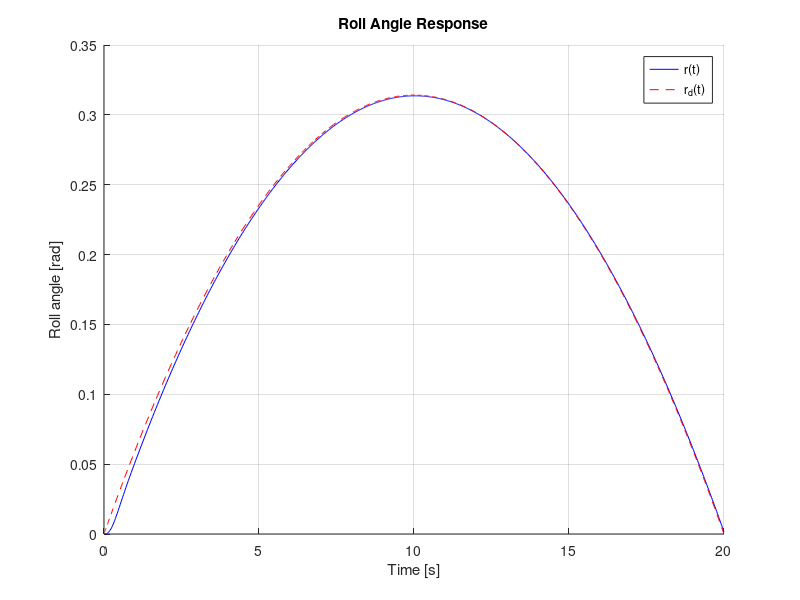

The MATLAB script that drew this image: (Note: a time limit stopped this script after it produced the figure.)
clc, clearvars, close all;

addpath('utils\');
outputDir = fullfile('..', 'plot');

% Check if the output directory exists, if not, create it
if ~exist(outputDir, 'dir')
    mkdir(outputDir);
end

a1 = 1.315;
a2 = 0.725;
a3 = 0.225;
b  = 1.175;

%% Feedback controller design

phi_0 = 0.4;
phi_inf = 0.05;
lambda = 0.4;
rho = 0.5;
k1 = 1.2;
k2 = 2.0;

T_0 = 20;

T = @(z) log((1 + z) / (1 - z));
phi = @(t) (phi_0 - phi_inf) * exp(-lambda * t) + phi_inf;
rd = @(t)(-pi / 1000) * t.^2 + (pi / 50) * t;  % desired trajectory
z1 = @(t, x) (x(1) - rd(t)) / phi(t);
alpha = @(t, x) -k1 * T(z1(t, x));
z2 = @(t, x) (x(2) - alpha(t, x)) / rho;
u = @(t, x) -k2 * T(z2(t, x));

x_0 = [0; 0];
odefun = @(t, x) [x(2); -a1 * x(2) - a2 * sin(x(1)) + a3 * x(2)^2 * sin(2 * x(1)) + b * u(t, x)];
[t, x] = ode45(odefun, [0, T_0], x_0);
r = x(:,1);
r_dot = x(:,2);

% Plot
figure;
grid on; hold on;
plot(t, r, 'b');
plot(t, rd(t), '--r');
xlabel('Time [s]'); ylabel('Roll angle [rad]');
legend('r(t)', 'r_d(t)');
title('Roll Angle Response');
filePath = fullfile(outputDir, 'task2_roll_angle_response.pdf');
exportgraphics(gcf, filePath, 'ContentType', 'vector');

figure;
grid on; hold on;
plot(t, abs(r - rd(t)), 'b');
plot(t, phi(t), '--r');
xlabel('t');
legend({'$|r(t) - r_d(t)|$', '$\phi(t)$'}, 'Interpreter', 'latex');
title('Position Tracking Accuracy');
filePath = fullfile(outputDir, 'task2_position_tracking_accuracy.pdf');
exportgraphics(gcf, filePath, 'ContentType', 'vector');

N = length(t);
alpha_values = NaN(N, 1);
for i = 1:N
    alpha_values(i) = alpha(t(i), x(i,:)');
end

figure;
grid on; hold on;
plot(t, abs(r_dot - alpha_values), 'b');
plot(t, rho * ones(size(t)), '--r');
xlabel('t');
legend({'$|\dot{r}(t) - \alpha(t)|$', '$\rho$'}, 'Interpreter', 'latex');
title('Velocity Tracking Accuracy');
filePath = fullfile(outputDir, 'task2_velocity_tracking_accuracy.pdf');
exportgraphics(gcf, filePath, 'ContentType', 'vector');

M = 5;
phi_inf_values = linspace(0.1 * phi_0, 0.9 * phi_0, M);
r_error = NaN(N, M);
labels = cell(1, M);
for i = 1:M

    phi_inf = phi_inf_values(i);
    labels{i} = ['$\phi_{\infty} = $' num2str(phi_inf)];

    T = @(z) log((1 + z) / (1 - z));
    phi = @(t) (phi_0 - phi_inf) * exp(-lambda * t) + phi_inf;
    rd = @(t)(-pi / 1000) * t.^2 + (pi / 50) * t;  % desired trajectory
    z1 = @(t, x) (x(1) - rd(t)) / phi(t);
    alpha = @(t, x) -k1 * T(z1(t, x));
    z2 = @(t, x) (x(2) - alpha(t, x)) / rho;
    u = @(t, x) -k2 * T(z2(t, x));
    odefun = @(t, x) [x(2); -a1 * x(2) - a2 * sin(x(1)) + a3 * x(2)^2 * sin(2 * x(1)) + b * u(t, x)];

    [~, x] = ode45(odefun, t, x_0);
    r_error(:,i) = abs(x(:,1) - rd(t));
end

figure;
hold on; grid on;
plot(t, r_error);
xlabel('t');
ylabel('$|r(t) - r_d(t)|$', 'Interpreter', 'latex');
legend(labels, 'Interpreter', 'latex');
title('Position Tracking Accuracy vs $\phi_{\infty}$', 'Interpreter', 'latex');
filePath = fullfile(outputDir, 'task2_position_tracking_accuracy_vs_phi_infty.pdf');
exportgraphics(gcf, filePath, 'ContentType', 'vector');

%% Estimate parameters using Lyapunov method

a1_0 = 0.8;
a2_0 = 0.5;
a3_0 = 0.4;
b_0  = 0.7;

% Initial conditions: x, hat_x, hat_theta1, hat_theta2
z0 = [0; 0;                % x
      0.1; 0.0;                % hat_x
      a1_0; a2_0; a3_0;    % hat_theta1
      1; b_0];             % hat_theta2

C = eye(2);

tspan = [0, T_0];
theta_star = [a1; a2; a3; 1; b];
[t, z] = ode45(@(t, z) lyapunov_nonlinear(t, z, u, C, theta_star), tspan, z0);

theta_star = z(:,[5, 6, 7, 9]);

figure;
grid on; hold on;
N = length(t);
plot(t, theta_star, 'LineWidth', 1);
plot(t, repmat([a1, a2, a3, b], N, 1), '--r', 'LineWidth', 1);
legend({'$\hat{\alpha}_1$', '$\hat{\alpha}_2$', '$\hat{\alpha}_3$', '$\hat{b}$'}, 'Interpreter', 'latex');
xlabel('t');
title('Lyapunov mixed: Parameter Estimations');
filePath = fullfile(outputDir, 'task2_parameter_estimations.pdf');
exportgraphics(gcf, filePath, 'ContentType', 'vector');

figure;
r = z(:,1);
r_hat = z(:,3);
e = r - r_hat;
grid on; hold on;
N = length(t);
plot(t, [r, r_hat, e], 'LineWidth', 1);
legend({'$r$', '$\hat{r}$', '$e$'}, 'Interpreter', 'latex');
xlabel('t');
title('Lyapunov mixed: Identification error');
filePath = fullfile(outputDir, 'task2_identification_error.pdf');
exportgraphics(gcf, filePath, 'ContentType', 'vector');
